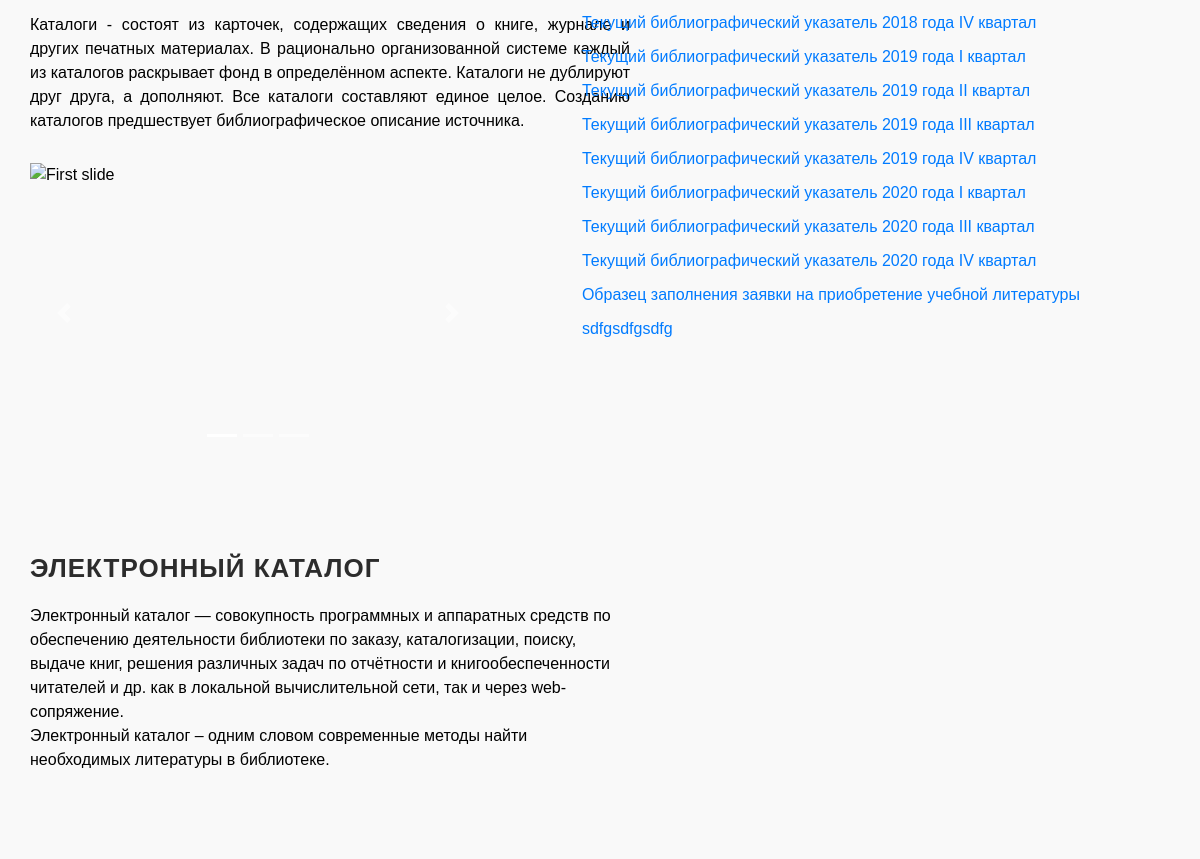
/kfond/ (middle part), run on an earlier commit of the app's database.
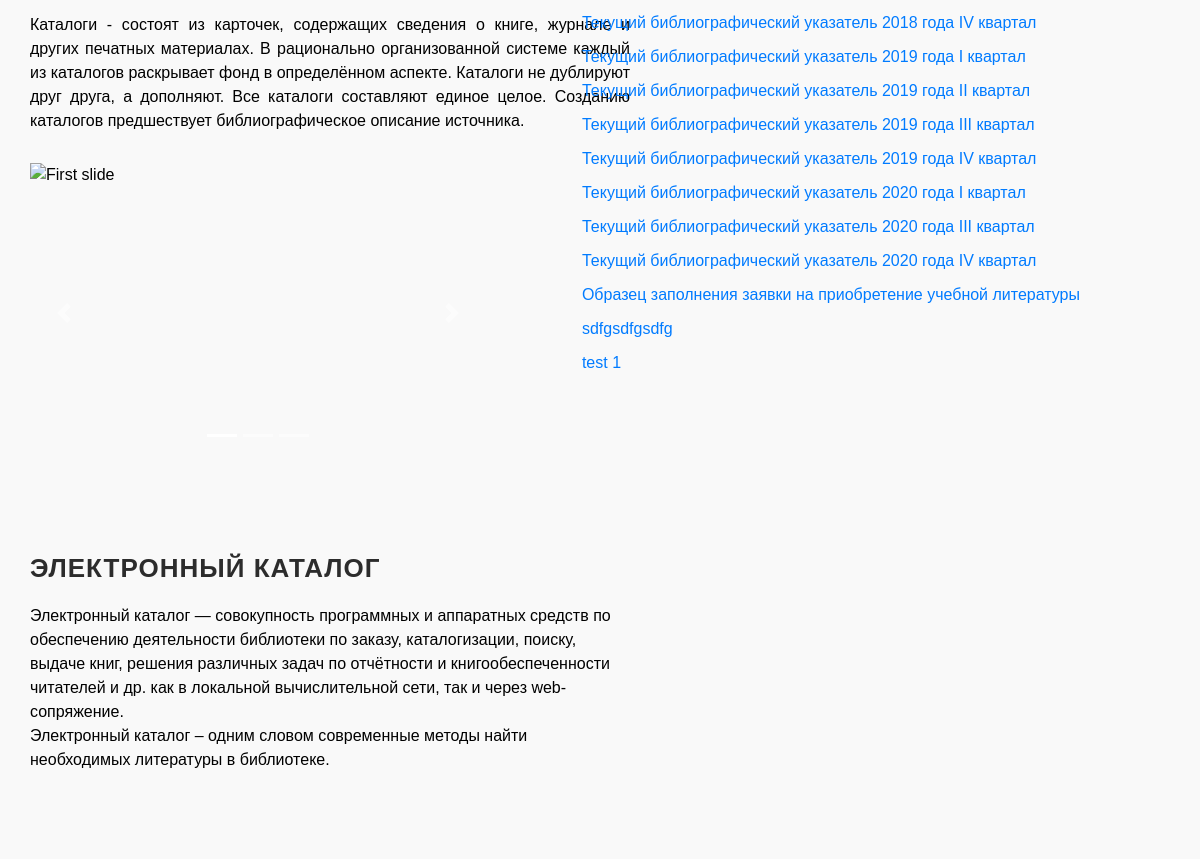
And on a later commit of the database.
### home/models.py (models this page shows, shortened)
class Catalog(models.Model):
    title = models.CharField(max_length=200)
    text = models.TextField()

class SistemCatalog(models.Model):
    title = models.CharField(max_length=200, null=True, blank=True)
    pdf = models.FileField(upload_to='catalog/pdfs/')
    class Meta:
        verbose_name = "Систематический каталог"
        verbose_name_plural = "Систематический каталог"

### home/views.py (the view)
# urls.py: path('kfond/', views.kfond, name='kfond'),
def kfond(request):
    catalog_list = SistemCatalog.objects.all()
    if request.method == 'POST':
        title = request.POST.get('title')
        pdf = request.FILES.get('pdf')
        if title and pdf:
            SistemCatalog.objects.create(title=title,pdf=pdf)
            return redirect('kfond')
    b_catalog = Catalog.objects.filter(id=1)
    el_catalog = Catalog.objects.filter(id=2)
    context = {'b_catalog': b_catalog, 'el_catalog': el_catalog, 'catalog_list': catalog_list}
    return render(request, 'kfond.html', context)

### home/views.py (called while the page is built)
def categories(request):
    categories = Category.objects.all().order_by('id')[0:12]
    categories1 = Category.objects.all().order_by('id')[12:23]
    categories2 = Category.objects.all().order_by('id')[23:43]
    return {'categories': categories, 'categories1': categories1, 'categories2': categories2}

### templates/kfond.html (shortened to what the changed rows need)
{% extends 'index.html' %}
{% load static %}
{% load i18n %}
{% block content %}
{% include 'navbar.html' %}
<link rel="stylesheet" type="text/css" href="{% static 'style/style.css' %}">
  <div id="wrapper" style="padding-top: 98px;">
        <div class="readers" style="display: flex;">
            <div class="structure_container" >
                <div class="readers_content" style="display: block;">
                    {% for i in b_catalog %}
                    <div class="readers_text" style="width: 600px;">
                        <p style="text-align: justify;">{{ i.text|linebreaksbr }}</p>
                    </div>
                    {% endfor %}
                </div>
                <div class="readers_content" style="display: block;">
                    {% for i in el_catalog %}
                    <div class="readers_text" style="width: 600px;">
                         <br><br><br>
                        <h1 style="color: #2c2c2c; font-size: 26px;;">{{i.title}}</h1>
                        <p>{{i.text|linebreaksbr}}</p>
                    </div>
                    {% endfor %}
                </div>
            </div>
            <div class="ttest">
        <div class="catalog-box" style=" position: absolute;right: 120px; top: 145px;">
            <ul class="catalog-link" style="margin-top: 65px;">
                {% for c in catalog_list %}
                    <li><a target="_blank" href="{{ c.pdf.url }}">{{c.title}}</a></li>
                {% endfor %}
            </ul>
        </div>
            </div>
        </div>
    </div>
{% endblock content %}

What changed in the data, as far as the page shows it:
added SistemCatalog: title "test 1"
